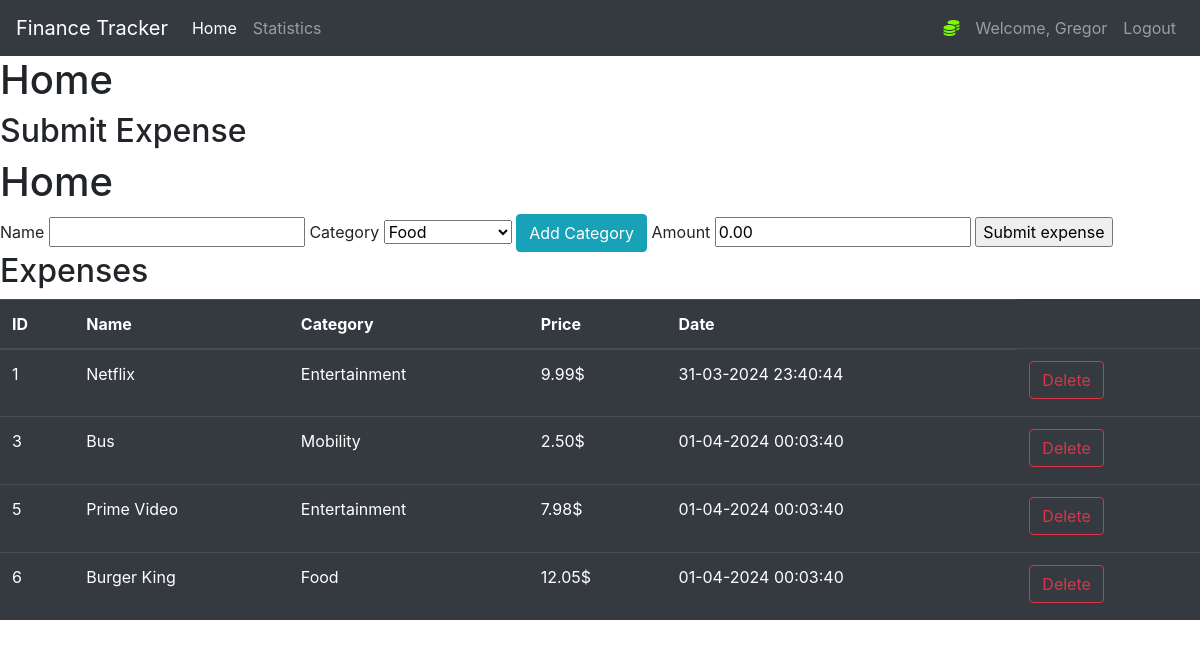
The page /home (signed in) on the database as committed earlier.
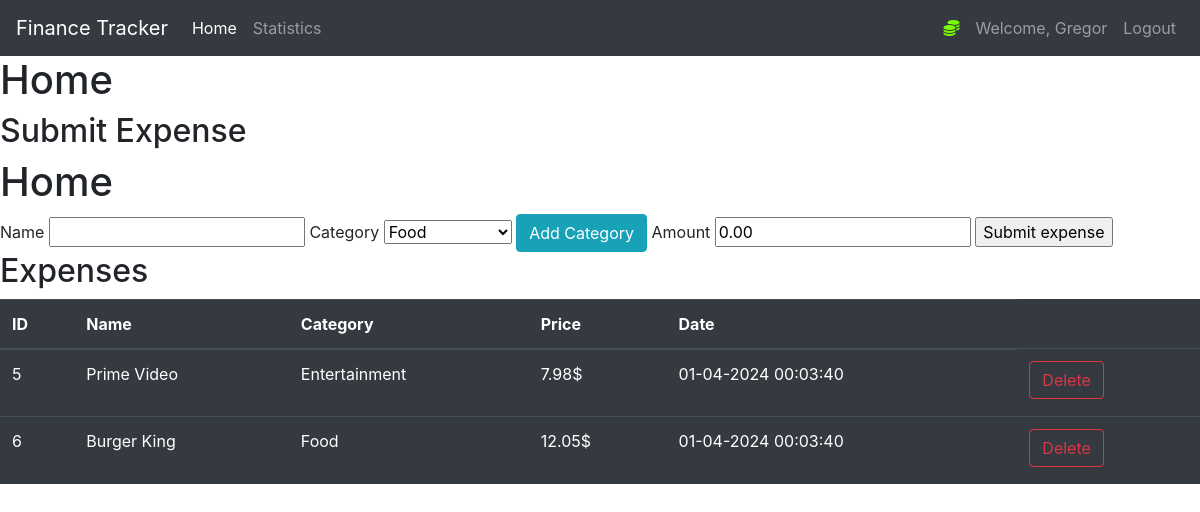
The same page on the database as committed later.
### tracker/models.py (models this page shows, shortened)
class User(db.Model, UserMixin):
    user_id = db.Column(db.Integer(), primary_key=True)
    username = db.Column(db.String(length=30), nullable=False, unique=True)
    email_address = db.Column(db.String(length=50), nullable=False, unique=True)
    password_hash = db.Column(db.String(length=60), nullable=False)
    expenses = db.Column(db.Integer(), default=0)
    @property
    def password(self):
        return self.password

class Expense(db.Model):
    expense_id = db.Column(db.Integer(), primary_key=True)
    name = db.Column(db.String(length=30), nullable=False)
    category = db.Column(db.String(length=30), nullable=False)
    amount_rounded = db.Column(db.Float(), nullable=False)
    date = db.Column(db.DateTime(), nullable=False, default=datetime.now())
    user_id = db.Column(db.Integer(), db.ForeignKey('user.user_id'), nullable=False)
    @property
    def amount(self):
        return self.amount

### tracker/routes.py (the view, shortened to what this page needs)
@app.route('/', methods=["GET", "POST"])
@app.route('/home', methods=["GET", "POST"])
@login_required
def home_page():
    expense_form = ExpenseForm()
    category_form = CategoryForm()
    delete_expense_form = DeleteExpenseForm()
    if expense_form.errors != {}:
        for err_msg in expense_form.errors.values():
            flash(err_msg[0], category="danger")
    if "submit_category" in request.form and category_form.validate_on_submit():
        category_to_create = Category(name=category_form.name.data, user_id=current_user.user_id)
        db.session.add(category_to_create)
        db.session.commit()
        flash(f'Category "{category_to_create.name}" added successfully!', category='success')
        return redirect(url_for('home_page'))
    if category_form.errors != {}:
        for err_msg in category_form.errors.values():
            flash(err_msg[0], category="danger")
    if delete_expense_form.errors != {}:
        for err_msg in delete_expense_form.errors.values():
            flash(err_msg[0], category="danger")
    expenses = Expense.query.filter_by(user_id=current_user.user_id)
    return render_template('home.html', expenses=expenses, expense_form=expense_form, category_form=category_form, delete_expense_form=delete_expense_form)

### tracker/forms.py (shortened to what this page needs)
class ExpenseForm(FlaskForm):
    name = StringField(label="Name", validators=[Length(min=1, max=30), DataRequired()])
    category = SelectField(label="Category", validators=[DataRequired()])
    amount = DecimalField(label="Amount", validators=[DataRequired()], places=2, default=0.0)
    submit = SubmitField(label="Submit expense", name="submit_expense")
    def __init__(self, *args, **kwargs):
        super(ExpenseForm, self).__init__(*args, **kwargs)
        categories = Category.query.filter_by(user_id=current_user.user_id).all()
        if categories:
            self.category.choices = [(category.name, category.name) for category in categories]
        else:
            self.category.choices = [('No categories yet', 'No categories yet')]
            self.category.render_kw = {'disabled': 'disabled'}

class CategoryForm(FlaskForm):
    name = StringField(label="Category Name", validators=[Length(min=1, max=30), DataRequired()])
    submit = SubmitField(label="Add category", name="submit_category")

### tracker/models.py (called while the page is built)
@login_manager.user_loader
def load_user(user_id):
    return User.query.get(int(user_id))

### tracker/templates/home.html (shortened to what this page needs)
{% extends "base.html" %}
{% block content %}
    <h1>Home</h1>
    <h2>Submit Expense</h2>
    <form method="post">
        <h1>Home</h1>
        {{ expense_form.name.label() }}
        {{ expense_form.name }}
        {{ expense_form.category.label() }}
        {{ expense_form.category(id='category') }}
        <button class="btn btn-outline btn-info" data-toggle="modal" data-target="#Modal-Add-Category">Add Category</button>
        {{ expense_form.amount.label() }}
        {{ expense_form.amount }}
        {{ expense_form.submit }}
    </form>
    <h2>Expenses</h2>
    <table class="table table-hover table-dark">
        <thead>
        <tr>
            <th scope="col">ID</th>
            <th scope="col">Name</th>
            <th scope="col">Category</th>
            <th scope="col">Price</th>
            <th scope="col">Date</th>
        </tr>
        </thead>
        <tbody>
        {% for expense in expenses %}
            <tr>
                <td>{{ expense.expense_id }}</td>
                <td>{{ expense.name }}</td>
                <td>{{ expense.category }}</td>
                <td>{{ "%.2f"|format(expense.amount_rounded) }}$</td>
                <td>{{ expense.date.strftime('%d-%m-%Y %H:%M:%S') }}</td>
                <td>
                    <button type="button" class="btn btn-outline-danger" style="margin-bottom:5px" data-toggle="modal" data-target="#Modal-Delete-Expense">
                        Delete
                    </button>
                </td>
            </tr>
        {% endfor %}
        </tbody>
    </table>
{% endblock %}

### tracker/templates/base.html (shortened to what this page needs)
<!doctype html>
<html lang="en">
  <head>
      <link rel="stylesheet" href="https://cdn.jsdelivr.net/npm/bootstrap@4.5.3/dist/css/bootstrap.min.css"
>
  </head>
  <body>
      <nav class="navbar navbar-expand-md navbar-dark bg-dark">
          <a class="navbar-brand" href="#">Finance Tracker</a>
          <div class="collapse navbar-collapse" id="navbarNav">
              <ul class="navbar-nav mr-auto">
                  <li class="nav-item active">
                      <a class="nav-link" href="{{ url_for('home_page') }}">Home<span class="sr-only">(current)</span></a>
                  </li>
                  <li class="nav-item">
                      <a class="nav-link" href="{{ url_for('statistics_page') }}">Statistics</a>
                  </li>
              </ul>
              {% if current_user.is_authenticated %}
                  <ul class="navbar-nav">
                      <li class="nav-item">
                          <a class="nav-link" style="color:lawngreen; font-weight:bold">
                              <i class="fas fa-coins"></i>
                          </a>
                      </li>
                      <li class="nav-item">
                          <a class="nav-link">Welcome, {{ current_user.username }}</a>
                      </li>
                      <li class="nav-item">
                          <a class="nav-link" href="{{ url_for('logout_page') }}">Logout</a>
                      </li>
                  </ul>
              {% endif %}
          </div>
      </nav>
      {% block content %}
      {% endblock %}
  </body>
</html>

Rows that differ between the two databases and show on the page:
removed Expense: expense_id "1", name "Netflix", category "Entertainment", amount_rounded "9.99", date "31-03-2024 23:40:44"
removed Expense: expense_id "3", name "Bus", category "Mobility", amount_rounded "2.50", date "01-04-2024 00:03:40"
